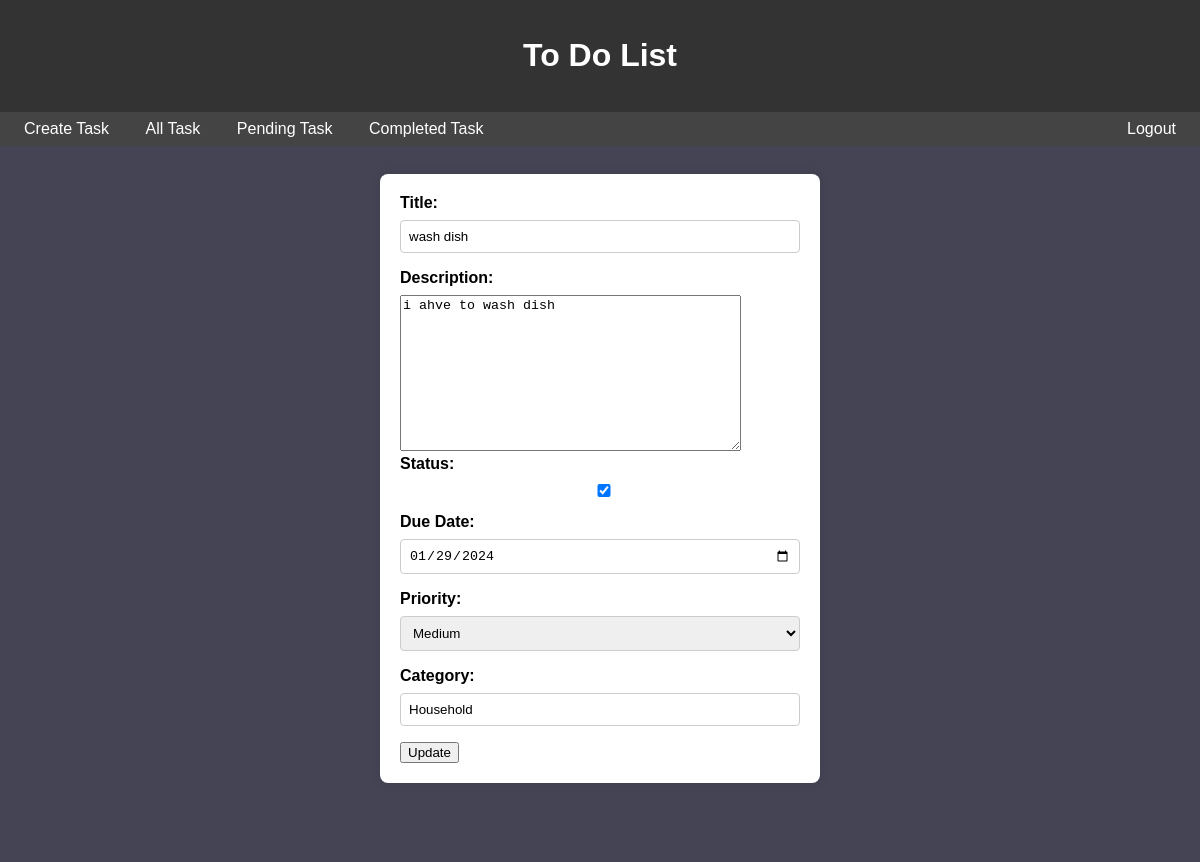
Page /tasks/update/6/ on the committed database.
### tasks/models.py (models this page shows, shortened)
class Task(models.Model):
    title = models.CharField(max_length=50, null=False)
    description = models.TextField(null=True)
    status = models.BooleanField(default=False)
    due = models.DateField()
    priority = models.CharField(max_length=10, null=False)
    category = models.CharField(max_length=20, null=False)
    user = models.ForeignKey(User, on_delete=models.CASCADE, default=1)

### tasks/views.py (the view)
# urls.py: path('update/<int:task_id>/', views.update_task, name='update_task'),
def update_task(request, task_id):
    task = get_object_or_404(Task, id=task_id)
    if request.method == 'POST':
        form = TaskForm(request.POST, instance=task)
        if form.is_valid():
            form.save()
            return redirect('task_list')
    else:
        form = TaskForm(instance=task)
    return render(request, 'tasks/update_task.html', {'form': form, 'task': task})

### tasks/forms.py
class TaskForm(forms.ModelForm):
    PRIORITY_CHOICES = [
        ('high', 'High'),
        ('medium', 'Medium'),
        ('low', 'Low'),
    ]
    priority = forms.ChoiceField(choices=PRIORITY_CHOICES, widget=forms.Select(attrs={'class': 'form-control'}))
    class Meta:
        model = Task
        fields = ['title', 'description', 'status', 'due', 'priority', 'category']
        widgets = {
            'due': forms.DateInput(attrs={'type': 'date'}),
        }

### templates/tasks/update_task.html (shortened to what this page needs)
<!DOCTYPE html>
<html lang="en">
<head>
</head>
<body>
    <header>
        <h1>{% block header %}To Do List{% endblock %}</h1>
    </header>
    <nav>
        <div>
            <a href="{% url 'create_task' %}" class="{% if request.resolver_match.url_name == 'create_task' %}active{% endif %}">Create Task</a>
            <a href="{% url 'task_list' %}" class="{% if request.resolver_match.url_name == 'task_list' %}active{% endif %}">All Task</a>
            <a href="{% url 'pending_task' %}" class="{% if request.resolver_match.url_name == 'pending_task' %}active{% endif %}">Pending Task</a>
            <a href="{% url 'completed_task' %}" class="{% if request.resolver_match.url_name == 'completed_task' %}active{% endif %}">Completed Task</a>
        </div>
        <div>
            <a href="{% url 'logout' %}" class="{% if request.resolver_match.url_name == 'logout' %}active{% endif %}">Logout</a>
        </div>
    </nav>
    <div style="margin-top: 200px; background-color: #445; color: #fff; padding: 0.5em;
    margin-top: 0px; height:700px;">
        <form method="post" action="{% url 'update_task' task.id  %}">
            <div class="form-group">
                <label for="{{ form.title.id_for_label }}">Title:</label>
                {{ form.title }}
            </div>
            <div class="form-group">
                <label for="{{ form.description.id_for_label }}">Description:</label>
                {{ form.description }}
            </div>
            <div class="form-group">
                <label for="{{ form.status.id_for_label }}">Status:</label>
                {{ form.status }}
            </div>
            <div class="form-group">
                <label for="{{ form.due.id_for_label }}">Due Date:</label>
                {{ form.due }}
            </div>
            <div class="form-group">
                <label for="{{ form.priority.id_for_label }}">Priority:</label>
                {{ form.priority }}
            </div>
            <div class="form-group">
                <label for="{{ form.category.id_for_label }}">Category:</label>
                {{ form.category }}
            </div>
            <button type="submit">Update</button>
        </form>
    </div>

### templates/tasks/update_task.html (style rules this page uses)
form { max-width: 400px; margin: 0 auto; background-color: #fff; padding: 20px; border-radius: 8px; box-shadow: 0 0 10px rgba(0, 0, 0, 0.1); margin-top: 20px; }
label { display: block; margin-bottom: 8px; font-weight: bold; color: black; }
input, select { width: 100%; padding: 8px; margin-bottom: 16px; box-sizing: border-box; border: 1px solid #ccc; border-radius: 4px; }
body { font-family: Arial, sans-serif; margin: 0; padding: 0; background-color: #f4f4f4; }
header { background-color: #333; color: #fff; padding: 1em; text-align: center; }
nav { background-color: #444; color: #fff; padding: 0.5em; text-align: center; }
nav a { color: #fff; text-decoration: none; padding: 1em; }
nav { display: flex; justify-content: space-between; }

### rows in the picture
Task: title "wash dish", description "i ahve to wash dish", status "☑", due "01/29/2024", priority "Medium", category "Household"
